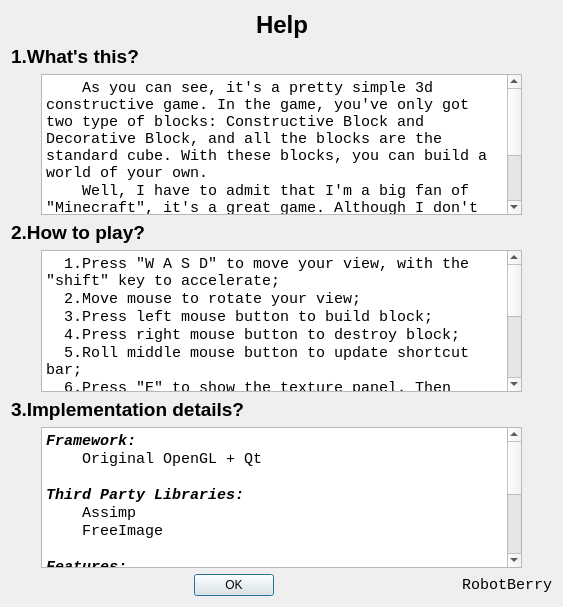
<?xml version="1.0" encoding="UTF-8"?>
<ui version="4.0">
 <class>HelpDialog</class>
 <widget class="QDialog" name="HelpDialog">
  <property name="geometry">
   <rect>
    <x>0</x>
    <y>0</y>
    <width>563</width>
    <height>607</height>
   </rect>
  </property>
  <property name="windowTitle">
   <string>Dialog</string>
  </property>
  <layout class="QVBoxLayout" name="verticalLayout_2">
   <item>
    <layout class="QVBoxLayout" name="verticalLayout">
     <item>
      <layout class="QHBoxLayout" name="horizontalLayout">
       <item>
        <spacer name="horizontalSpacer">
         <property name="orientation">
          <enum>Qt::Horizontal</enum>
         </property>
         <property name="sizeHint" stdset="0">
          <size>
           <width>40</width>
           <height>20</height>
          </size>
         </property>
        </spacer>
       </item>
       <item>
        <widget class="QLabel" name="label">
         <property name="font">
          <font>
           <family>Arial</family>
           <pointsize>18</pointsize>
           <weight>75</weight>
           <bold>true</bold>
          </font>
         </property>
         <property name="text">
          <string>Help</string>
         </property>
        </widget>
       </item>
       <item>
        <spacer name="horizontalSpacer_2">
         <property name="orientation">
          <enum>Qt::Horizontal</enum>
         </property>
         <property name="sizeHint" stdset="0">
          <size>
           <width>40</width>
           <height>20</height>
          </size>
         </property>
        </spacer>
       </item>
      </layout>
     </item>
     <item>
      <spacer name="verticalSpacer">
       <property name="orientation">
        <enum>Qt::Vertical</enum>
       </property>
       <property name="sizeHint" stdset="0">
        <size>
         <width>20</width>
         <height>18</height>
        </size>
       </property>
      </spacer>
     </item>
     <item>
      <layout class="QHBoxLayout" name="horizontalLayout_5">
       <item>
        <widget class="QLabel" name="label_2">
         <property name="font">
          <font>
           <family>Arial</family>
           <pointsize>14</pointsize>
           <weight>75</weight>
           <bold>true</bold>
          </font>
         </property>
         <property name="text">
          <string>1.What's this?</string>
         </property>
        </widget>
       </item>
       <item>
        <spacer name="horizontalSpacer_9">
         <property name="orientation">
          <enum>Qt::Horizontal</enum>
         </property>
         <property name="sizeHint" stdset="0">
          <size>
           <width>40</width>
           <height>20</height>
          </size>
         </property>
        </spacer>
       </item>
      </layout>
     </item>
     <item>
      <layout class="QHBoxLayout" name="horizontalLayout_2">
       <item>
        <spacer name="horizontalSpacer_3">
         <property name="orientation">
          <enum>Qt::Horizontal</enum>
         </property>
         <property name="sizeType">
          <enum>QSizePolicy::Fixed</enum>
         </property>
         <property name="sizeHint" stdset="0">
          <size>
           <width>30</width>
           <height>20</height>
          </size>
         </property>
        </spacer>
       </item>
       <item>
        <widget class="QTextEdit" name="textEdit_1">
         <property name="minimumSize">
          <size>
           <width>391</width>
           <height>101</height>
          </size>
         </property>
         <property name="font">
          <font>
           <family>Consolas</family>
           <pointsize>11</pointsize>
          </font>
         </property>
         <property name="readOnly">
          <bool>true</bool>
         </property>
         <property name="html">
          <string>&lt;!DOCTYPE HTML PUBLIC &quot;-//W3C//DTD HTML 4.0//EN&quot; &quot;http://www.w3.org/TR/REC-html40/strict.dtd&quot;&gt;
&lt;html&gt;&lt;head&gt;&lt;meta name=&quot;qrichtext&quot; content=&quot;1&quot; /&gt;&lt;style type=&quot;text/css&quot;&gt;
p, li { white-space: pre-wrap; }
&lt;/style&gt;&lt;/head&gt;&lt;body style=&quot; font-family:'Consolas'; font-size:11pt; font-weight:400; font-style:normal;&quot;&gt;
&lt;p style=&quot; margin-top:0px; margin-bottom:0px; margin-left:0px; margin-right:0px; -qt-block-indent:0; text-indent:0px;&quot;&gt;    As you can see, it's a pretty simple 3d constructive game. In the game, you've only got two type of blocks: Constructive Block and Decorative Block, and all the blocks are the standard cube. With these blocks, you can build a world of your own.&lt;/p&gt;
&lt;p style=&quot; margin-top:0px; margin-bottom:0px; margin-left:0px; margin-right:0px; -qt-block-indent:0; text-indent:0px;&quot;&gt;    Well, I have to admit that I'm a big fan of &amp;quot;Minecraft&amp;quot;, it's a great game. Although I don't play it a lot, it did arise my inspiration. With great effort in the past two months, finally, I've made it! It's a wonderful challenge for me, and I learned a lot.&lt;/p&gt;
&lt;p style=&quot; margin-top:0px; margin-bottom:0px; margin-left:0px; margin-right:0px; -qt-block-indent:0; text-indent:0px;&quot;&gt;    Have fun!&lt;/p&gt;&lt;/body&gt;&lt;/html&gt;</string>
         </property>
        </widget>
       </item>
       <item>
        <spacer name="horizontalSpacer_4">
         <property name="orientation">
          <enum>Qt::Horizontal</enum>
         </property>
         <property name="sizeType">
          <enum>QSizePolicy::Fixed</enum>
         </property>
         <property name="sizeHint" stdset="0">
          <size>
           <width>30</width>
           <height>20</height>
          </size>
         </property>
        </spacer>
       </item>
      </layout>
     </item>
     <item>
      <layout class="QHBoxLayout" name="horizontalLayout_6">
       <item>
        <widget class="QLabel" name="label_3">
         <property name="font">
          <font>
           <family>Arial</family>
           <pointsize>14</pointsize>
           <weight>75</weight>
           <bold>true</bold>
          </font>
         </property>
         <property name="text">
          <string>2.How to play?</string>
         </property>
        </widget>
       </item>
       <item>
        <spacer name="horizontalSpacer_10">
         <property name="orientation">
          <enum>Qt::Horizontal</enum>
         </property>
         <property name="sizeHint" stdset="0">
          <size>
           <width>40</width>
           <height>20</height>
          </size>
         </property>
        </spacer>
       </item>
      </layout>
     </item>
     <item>
      <layout class="QHBoxLayout" name="horizontalLayout_3">
       <item>
        <spacer name="horizontalSpacer_5">
         <property name="orientation">
          <enum>Qt::Horizontal</enum>
         </property>
         <property name="sizeType">
          <enum>QSizePolicy::Fixed</enum>
         </property>
         <property name="sizeHint" stdset="0">
          <size>
           <width>30</width>
           <height>20</height>
          </size>
         </property>
        </spacer>
       </item>
       <item>
        <widget class="QTextEdit" name="textEdit_2">
         <property name="minimumSize">
          <size>
           <width>391</width>
           <height>101</height>
          </size>
         </property>
         <property name="font">
          <font>
           <family>Consolas</family>
           <pointsize>11</pointsize>
          </font>
         </property>
         <property name="readOnly">
          <bool>true</bool>
         </property>
         <property name="html">
          <string>&lt;!DOCTYPE HTML PUBLIC &quot;-//W3C//DTD HTML 4.0//EN&quot; &quot;http://www.w3.org/TR/REC-html40/strict.dtd&quot;&gt;
&lt;html&gt;&lt;head&gt;&lt;meta name=&quot;qrichtext&quot; content=&quot;1&quot; /&gt;&lt;style type=&quot;text/css&quot;&gt;
p, li { white-space: pre-wrap; }
&lt;/style&gt;&lt;/head&gt;&lt;body style=&quot; font-family:'Consolas'; font-size:11pt; font-weight:400; font-style:normal;&quot;&gt;
&lt;p style=&quot; margin-top:0px; margin-bottom:0px; margin-left:0px; margin-right:0px; -qt-block-indent:0; text-indent:0px;&quot;&gt;  1.Press &amp;quot;W A S D&amp;quot; to move your view, with the &amp;quot;shift&amp;quot; key to accelerate;&lt;/p&gt;
&lt;p style=&quot; margin-top:0px; margin-bottom:0px; margin-left:0px; margin-right:0px; -qt-block-indent:0; text-indent:0px;&quot;&gt;  2.Move mouse to rotate your view;&lt;/p&gt;
&lt;p style=&quot; margin-top:0px; margin-bottom:0px; margin-left:0px; margin-right:0px; -qt-block-indent:0; text-indent:0px;&quot;&gt;  3.Press left mouse button to build block;&lt;/p&gt;
&lt;p style=&quot; margin-top:0px; margin-bottom:0px; margin-left:0px; margin-right:0px; -qt-block-indent:0; text-indent:0px;&quot;&gt;  4.Press right mouse button to destroy block;&lt;/p&gt;
&lt;p style=&quot; margin-top:0px; margin-bottom:0px; margin-left:0px; margin-right:0px; -qt-block-indent:0; text-indent:0px;&quot;&gt;  5.Roll middle mouse button to update shortcut bar;&lt;/p&gt;
&lt;p style=&quot; margin-top:0px; margin-bottom:0px; margin-left:0px; margin-right:0px; -qt-block-indent:0; text-indent:0px;&quot;&gt;  6.Press &amp;quot;E&amp;quot; to show the texture panel. Then select the certain texture with the mouse cursor, press &amp;quot;1, 2, 3,..., 9&amp;quot; to put it on the shortcut bar. At last, press &amp;quot;E&amp;quot; again to close the panel;&lt;/p&gt;
&lt;p style=&quot; margin-top:0px; margin-bottom:0px; margin-left:0px; margin-right:0px; -qt-block-indent:0; text-indent:0px;&quot;&gt;  7.Press &amp;quot;1, 2, 3,..., 9&amp;quot; can update shortcut bar too;&lt;/p&gt;
&lt;p style=&quot; margin-top:0px; margin-bottom:0px; margin-left:0px; margin-right:0px; -qt-block-indent:0; text-indent:0px;&quot;&gt;  8.Press &amp;quot;↑↓←→&amp;quot; to rotate view around the selected block;&lt;/p&gt;
&lt;p style=&quot; margin-top:0px; margin-bottom:0px; margin-left:0px; margin-right:0px; -qt-block-indent:0; text-indent:0px;&quot;&gt;  9.Pree &amp;quot;R&amp;quot; to reset the view;&lt;/p&gt;
&lt;p style=&quot; margin-top:0px; margin-bottom:0px; margin-left:0px; margin-right:0px; -qt-block-indent:0; text-indent:0px;&quot;&gt;  10.Press &amp;quot;Space&amp;quot; to play the next music.&lt;/p&gt;&lt;/body&gt;&lt;/html&gt;</string>
         </property>
        </widget>
       </item>
       <item>
        <spacer name="horizontalSpacer_6">
         <property name="orientation">
          <enum>Qt::Horizontal</enum>
         </property>
         <property name="sizeType">
          <enum>QSizePolicy::Fixed</enum>
         </property>
         <property name="sizeHint" stdset="0">
          <size>
           <width>30</width>
           <height>20</height>
          </size>
         </property>
        </spacer>
       </item>
      </layout>
     </item>
     <item>
      <layout class="QHBoxLayout" name="horizontalLayout_7">
       <item>
        <widget class="QLabel" name="label_4">
         <property name="font">
          <font>
           <family>Arial</family>
           <pointsize>14</pointsize>
           <weight>75</weight>
           <bold>true</bold>
          </font>
         </property>
         <property name="text">
          <string>3.Implementation details?</string>
         </property>
        </widget>
       </item>
       <item>
        <spacer name="horizontalSpacer_11">
         <property name="orientation">
          <enum>Qt::Horizontal</enum>
         </property>
         <property name="sizeHint" stdset="0">
          <size>
           <width>40</width>
           <height>20</height>
          </size>
         </property>
        </spacer>
       </item>
      </layout>
     </item>
     <item>
      <layout class="QHBoxLayout" name="horizontalLayout_4">
       <item>
        <spacer name="horizontalSpacer_7">
         <property name="orientation">
          <enum>Qt::Horizontal</enum>
         </property>
         <property name="sizeType">
          <enum>QSizePolicy::Fixed</enum>
         </property>
         <property name="sizeHint" stdset="0">
          <size>
           <width>30</width>
           <height>20</height>
          </size>
         </property>
        </spacer>
       </item>
       <item>
        <widget class="QTextEdit" name="textEdit_3">
         <property name="minimumSize">
          <size>
           <width>391</width>
           <height>101</height>
          </size>
         </property>
         <property name="font">
          <font>
           <family>Consolas</family>
           <pointsize>11</pointsize>
          </font>
         </property>
         <property name="readOnly">
          <bool>true</bool>
         </property>
         <property name="html">
          <string>&lt;!DOCTYPE HTML PUBLIC &quot;-//W3C//DTD HTML 4.0//EN&quot; &quot;http://www.w3.org/TR/REC-html40/strict.dtd&quot;&gt;
&lt;html&gt;&lt;head&gt;&lt;meta name=&quot;qrichtext&quot; content=&quot;1&quot; /&gt;&lt;style type=&quot;text/css&quot;&gt;
p, li { white-space: pre-wrap; }
&lt;/style&gt;&lt;/head&gt;&lt;body style=&quot; font-family:'Consolas'; font-size:11pt; font-weight:400; font-style:normal;&quot;&gt;
&lt;p style=&quot; margin-top:0px; margin-bottom:0px; margin-left:0px; margin-right:0px; -qt-block-indent:0; text-indent:0px;&quot;&gt;&lt;span style=&quot; font-weight:600; font-style:italic;&quot;&gt;Framework:&lt;/span&gt;&lt;/p&gt;
&lt;p style=&quot; margin-top:0px; margin-bottom:0px; margin-left:0px; margin-right:0px; -qt-block-indent:0; text-indent:0px;&quot;&gt;&lt;span style=&quot; font-weight:600;&quot;&gt;    &lt;/span&gt;Original OpenGL + Qt &lt;/p&gt;
&lt;p style=&quot;-qt-paragraph-type:empty; margin-top:0px; margin-bottom:0px; margin-left:0px; margin-right:0px; -qt-block-indent:0; text-indent:0px;&quot;&gt;&lt;br /&gt;&lt;/p&gt;
&lt;p style=&quot; margin-top:0px; margin-bottom:0px; margin-left:0px; margin-right:0px; -qt-block-indent:0; text-indent:0px;&quot;&gt;&lt;span style=&quot; font-weight:600; font-style:italic;&quot;&gt;Third Party Libraries:&lt;/span&gt;&lt;/p&gt;
&lt;p style=&quot; margin-top:0px; margin-bottom:0px; margin-left:0px; margin-right:0px; -qt-block-indent:0; text-indent:0px;&quot;&gt;    Assimp&lt;/p&gt;
&lt;p style=&quot; margin-top:0px; margin-bottom:0px; margin-left:0px; margin-right:0px; -qt-block-indent:0; text-indent:0px;&quot;&gt;    FreeImage&lt;/p&gt;
&lt;p style=&quot;-qt-paragraph-type:empty; margin-top:0px; margin-bottom:0px; margin-left:0px; margin-right:0px; -qt-block-indent:0; text-indent:0px;&quot;&gt;&lt;br /&gt;&lt;/p&gt;
&lt;p style=&quot; margin-top:0px; margin-bottom:0px; margin-left:0px; margin-right:0px; -qt-block-indent:0; text-indent:0px;&quot;&gt;&lt;span style=&quot; font-weight:600; font-style:italic;&quot;&gt;Features:&lt;/span&gt;&lt;/p&gt;
&lt;p style=&quot; margin-top:0px; margin-bottom:0px; margin-left:0px; margin-right:0px; -qt-block-indent:0; text-indent:0px;&quot;&gt;&lt;span style=&quot; font-style:italic;&quot;&gt;    Geometry Instancing&lt;/span&gt;&lt;/p&gt;
&lt;p style=&quot; margin-top:0px; margin-bottom:0px; margin-left:0px; margin-right:0px; -qt-block-indent:0; text-indent:0px;&quot;&gt;&lt;span style=&quot; font-style:italic;&quot;&gt;    Frustum Culling&lt;/span&gt;&lt;/p&gt;
&lt;p style=&quot; margin-top:0px; margin-bottom:0px; margin-left:0px; margin-right:0px; -qt-block-indent:0; text-indent:0px;&quot;&gt;&lt;span style=&quot; font-style:italic;&quot;&gt;    Lighting(Directional, Point, Spot)&lt;/span&gt;&lt;/p&gt;
&lt;p style=&quot; margin-top:0px; margin-bottom:0px; margin-left:0px; margin-right:0px; -qt-block-indent:0; text-indent:0px;&quot;&gt;&lt;span style=&quot; font-style:italic;&quot;&gt;    Shadowmapping&lt;/span&gt;&lt;/p&gt;
&lt;p style=&quot; margin-top:0px; margin-bottom:0px; margin-left:0px; margin-right:0px; -qt-block-indent:0; text-indent:0px;&quot;&gt;&lt;span style=&quot; font-style:italic;&quot;&gt;    Mouse Picking&lt;/span&gt;&lt;/p&gt;
&lt;p style=&quot; margin-top:0px; margin-bottom:0px; margin-left:0px; margin-right:0px; -qt-block-indent:0; text-indent:0px;&quot;&gt;&lt;span style=&quot; font-style:italic;&quot;&gt;    Anti-Aliasing(based on MSAA)&lt;/span&gt;&lt;/p&gt;
&lt;p style=&quot; margin-top:0px; margin-bottom:0px; margin-left:0px; margin-right:0px; -qt-block-indent:0; text-indent:0px;&quot;&gt;&lt;span style=&quot; font-style:italic;&quot;&gt;    Qt Multimedia&lt;/span&gt;&lt;/p&gt;
&lt;p style=&quot;-qt-paragraph-type:empty; margin-top:0px; margin-bottom:0px; margin-left:0px; margin-right:0px; -qt-block-indent:0; text-indent:0px;&quot;&gt;&lt;br /&gt;&lt;/p&gt;&lt;/body&gt;&lt;/html&gt;</string>
         </property>
        </widget>
       </item>
       <item>
        <spacer name="horizontalSpacer_8">
         <property name="orientation">
          <enum>Qt::Horizontal</enum>
         </property>
         <property name="sizeType">
          <enum>QSizePolicy::Fixed</enum>
         </property>
         <property name="sizeHint" stdset="0">
          <size>
           <width>30</width>
           <height>20</height>
          </size>
         </property>
        </spacer>
       </item>
      </layout>
     </item>
     <item>
      <layout class="QHBoxLayout" name="horizontalLayout_8">
       <item>
        <spacer name="horizontalSpacer_13">
         <property name="orientation">
          <enum>Qt::Horizontal</enum>
         </property>
         <property name="sizeHint" stdset="0">
          <size>
           <width>40</width>
           <height>20</height>
          </size>
         </property>
        </spacer>
       </item>
       <item>
        <widget class="QPushButton" name="okBtn">
         <property name="text">
          <string>OK</string>
         </property>
        </widget>
       </item>
       <item>
        <spacer name="horizontalSpacer_12">
         <property name="orientation">
          <enum>Qt::Horizontal</enum>
         </property>
         <property name="sizeHint" stdset="0">
          <size>
           <width>40</width>
           <height>20</height>
          </size>
         </property>
        </spacer>
       </item>
       <item>
        <widget class="QLabel" name="label_5">
         <property name="font">
          <font>
           <family>Consolas</family>
           <pointsize>11</pointsize>
           <weight>50</weight>
           <bold>false</bold>
          </font>
         </property>
         <property name="text">
          <string>RobotBerry</string>
         </property>
        </widget>
       </item>
      </layout>
     </item>
    </layout>
   </item>
  </layout>
 </widget>
 <resources/>
 <connections/>
</ui>
